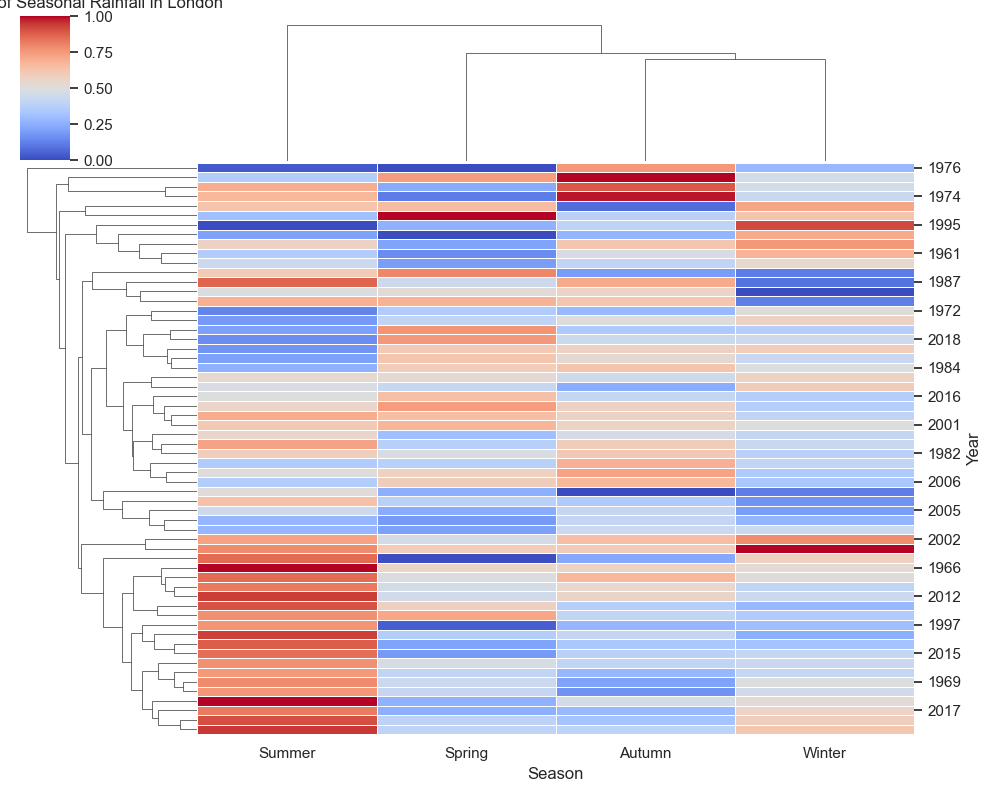

Source code (Python):
import pandas as pd
import seaborn as sns
import matplotlib.pyplot as plt

# Read the CSV file
df = pd.read_csv('london_rainfall.csv')

# Melt the DataFrame to convert months into a single column
melted_df = pd.melt(df, id_vars=['Year'], var_name='Month', value_name='Rainfall')

# Define the dictionary to map each month to its corresponding season
seasons = {
    'December': 'Winter', 'January': 'Winter', 'February': 'Winter',
    'March': 'Spring', 'April': 'Spring', 'May': 'Spring',
    'June': 'Summer', 'July': 'Summer', 'August': 'Summer',
    'September': 'Autumn', 'October': 'Autumn', 'November': 'Autumn'
}

# Map the 'Month' column to the corresponding season using the seasons dictionary
melted_df['Season'] = melted_df['Month'].map(seasons)

# Aggregate the data to calculate total rainfall per season per year
seasonal_rainfall = melted_df.groupby(['Year', 'Season'])['Rainfall'].sum().reset_index()

# Pivot the table to have years as rows and seasons as columns
pivot_df = seasonal_rainfall.pivot(index='Year', columns='Season', values='Rainfall')

# Plot a cluster heatmap
sns.set_theme(style="white")
plt.figure(figsize=(10, 8))
sns.clustermap(pivot_df, cmap='coolwarm', standard_scale=1, figsize=(10, 8), linewidths=.5)

plt.title('Cluster Heatmap of Seasonal Rainfall in London')
plt.show()
